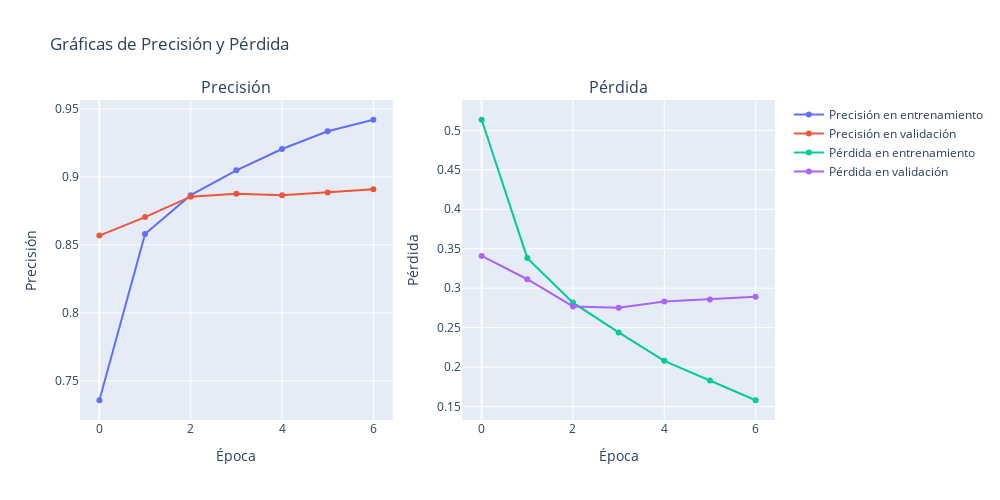

Notebook code for this chart:
### Markdown cell above
La importancia de este código radica en la optimización de hiperparámetros y la mejora del rendimiento del modelo mediante diversas técnicas de refinamiento. Ajustar la cantidad de filtros en la capa convolucional ayuda a evitar el sobreajuste, permitiendo que el modelo sea más eficiente sin perder capacidad de aprendizaje relevante. La incorporación de Dropout fomenta una mayor generalización, reduciendo la probabilidad de que el modelo memorice los datos de entrenamiento. Además, el uso del optimizador RMSprop con decay en la tasa de aprendizaje permite una convergencia más controlada, evitando que el modelo realice ajustes demasiado grandes en las fases finales del entrenamiento.

El Early Stopping garantiza que el entrenamiento se detenga automáticamente si no se observa mejora significativa, previniendo así el sobreajuste y optimizando el tiempo de cómputo. El ajuste del batch size y las épocas también juega un papel clave en la eficiencia del proceso de entrenamiento. Por último, la visualización de la precisión y la pérdida en entrenamiento y validación facilita la identificación de patrones de desempeño, ayudando a diagnosticar problemas como el sobreajuste o el estancamiento del aprendizaje, permitiendo tomar decisiones informadas para futuras iteraciones del modelo.

### Code cell
# Parámetros 
vocab_size = 5000  
embedding_dim = 128  
max_length = 500 

# Preprocesamiento de datos
X_train_padded = pad_sequences(X_train, maxlen=max_length, padding='post', truncating='post')
X_test_padded = pad_sequences(X_test, maxlen=max_length, padding='post', truncating='post')

# Definición del modelo CNN optimizado
model = Sequential()
model.add(Embedding(input_dim=vocab_size, output_dim=embedding_dim, input_length=max_length))
model.add(Conv1D(filters=64, kernel_size=5, activation='relu')) 
model.add(GlobalMaxPooling1D())
model.add(Dropout(0.5)) 
model.add(Dense(10, activation='relu'))
model.add(Dense(1, activation='sigmoid')) 

# Compilación del modelo con RMSprop y decay en learning rate
optimizer = RMSprop(learning_rate=0.001, decay=1e-6)
model.compile(optimizer=optimizer, loss='binary_crossentropy', metrics=['accuracy'])

early_stopping = EarlyStopping(monitor='val_loss', patience=3, restore_best_weights=True)

# 5. Entrenamiento del modelo
batch_size = 32
epochs = 10  

history = model.fit(
    X_train_padded, y_train, 
    epochs=epochs, 
    batch_size=batch_size, 
    validation_data=(X_test_padded, y_test), 
    callbacks=[early_stopping], 
    verbose=1
)

# Evaluación del modelo 
test_loss, test_accuracy = model.evaluate(X_test_padded, y_test, verbose=0)
print(f'Precisión en el conjunto de prueba: {test_accuracy * 100:.2f}%')

# Graficar la precisión y la pérdida

fig = make_subplots(rows=1, cols=2, 
                    subplot_titles=("Precisión", "Pérdida"),
                    horizontal_spacing=0.1)  
fig.add_trace(
    go.Scatter(x=list(range(len(history.history['accuracy']))), 
               y=history.history['accuracy'], 
               mode='lines+markers',
               name='Precisión en entrenamiento'),
    row=1, col=1
)

fig.add_trace(
    go.Scatter(x=list(range(len(history.history['val_accuracy']))), 
               y=history.history['val_accuracy'], 
               mode='lines+markers',
               name='Precisión en validación'),
    row=1, col=1
)

fig.add_trace(
    go.Scatter(x=list(range(len(history.history['loss']))), 
               y=history.history['loss'], 
               mode='lines+markers',
               name='Pérdida en entrenamiento'),
    row=1, col=2
)

fig.add_trace(
    go.Scatter(x=list(range(len(history.history['val_loss']))), 
               y=history.history['val_loss'], 
               mode='lines+markers',
               name='Pérdida en validación'),
    row=1, col=2
)

fig.update_layout(
    title_text='Gráficas de Precisión y Pérdida',
    height=500, width=1000,
    showlegend=True  # Mostrar la leyenda en ambas gráficas
)

fig.update_xaxes(title_text='Época', row=1, col=1)
fig.update_yaxes(title_text='Precisión', row=1, col=1)
fig.update_xaxes(title_text='Época', row=1, col=2)
fig.update_yaxes(title_text='Pérdida', row=1, col=2)

# Mostrar la figura
fig.show()


# 8. Predicción en una nueva reseña
sample_review = [1, 14, 22, 16, 43, 530, 973, 1622, 1385, 65]  # Ejemplo de reseña tokenizada
sample_review_padded = pad_sequences([sample_review], maxlen=max_length)

prediction = model.predict(sample_review_padded)
print(f'Probabilidad de reseña positiva: {prediction[0][0]:.2f}')

### Figure 1 — Plotly figure (JSON) as saved in the notebook; plotly's stock layout.template omitted (floating-point values rounded to 4 significant figures)
{"data": [{"mode": "lines+markers", "name": "Precisión en entrenamiento", "type": "scatter", "x": [0, 1, 2, 3, 4, 5, 6], "xaxis": "x", "y": [0.7358, 0.858, 0.8866, 0.9049, 0.9205, 0.9336, 0.942], "yaxis": "y"}, {"mode": "lines+markers", "name": "Precisión en validación", "type": "scatter", "x": [0, 1, 2, 3, 4, 5, 6], "xaxis": "x", "y": [0.8568, 0.8705, 0.8854, 0.8877, 0.8865, 0.8885, 0.8909], "yaxis": "y"}, {"mode": "lines+markers", "name": "Pérdida en entrenamiento", "type": "scatter", "x": [0, 1, 2, 3, 4, 5, 6], "xaxis": "x2", "y": [0.5134, 0.3381, 0.2817, 0.2439, 0.208, 0.183, 0.158], "yaxis": "y2"}, {"mode": "lines+markers", "name": "Pérdida en validación", "type": "scatter", "x": [0, 1, 2, 3, 4, 5, 6], "xaxis": "x2", "y": [0.341, 0.3113, 0.2769, 0.2752, 0.2831, 0.2858, 0.2892], "yaxis": "y2"}], "layout": {"annotations": [{"font": {"size": 16}, "showarrow": false, "text": "Precisión", "x": 0.225, "xanchor": "center", "xref": "paper", "y": 1, "yanchor": "bottom", "yref": "paper"}, {"font": {"size": 16}, "showarrow": false, "text": "Pérdida", "x": 0.775, "xanchor": "center", "xref": "paper", "y": 1, "yanchor": "bottom", "yref": "paper"}], "height": 500, "showlegend": true, "title": {"text": "Gráficas de Precisión y Pérdida"}, "width": 1000, "xaxis": {"anchor": "y", "domain": [0, 0.45], "title": {"text": "Época"}}, "xaxis2": {"anchor": "y2", "domain": [0.55, 1], "title": {"text": "Época"}}, "yaxis": {"anchor": "x", "domain": [0, 1], "title": {"text": "Precisión"}}, "yaxis2": {"anchor": "x2", "domain": [0, 1], "title": {"text": "Pérdida"}}}}
